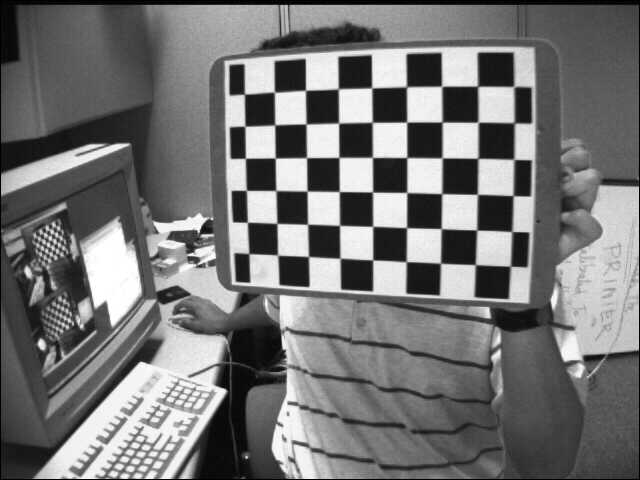
#> input picture images/calibration_images/left01.jpg, 640 x 480 px; its folder holds only this picture in this run
$ python 01.Calibration.py
#> lines starting #> are read from the running program, lines starting #| are printed output that depends on the picture; long printed decimals are rounded
import cv2
import numpy as np
import glob  # 특정 패턴의 파일 경로들을 리스트로 가져오는 도구

# --- 설정 단계 ---
# 체커보드 내부에서 가로, 세로로 만나는 지점(코너)의 개수 (가로 9개, 세로 6개)
CHECKERBOARD = (9, 6)
# 체커보드 한 칸의 실제 물리적 크기 (단위: mm)
square_size = 25.0

# 코너 위치를 픽셀 미세 단위까지 찾기 위한 반복 중지 기준 (정밀도 설정)
criteria = (cv2.TERM_CRITERIA_EPS + cv2.TERM_CRITERIA_MAX_ITER, 30, 0.001)

# --- 실제 세상의 좌표(3D) 준비 ---
# 9x6개의 코너에 대해 (x, y, z) 좌표를 담을 0으로 채워진 행렬 생성
objp = np.zeros((CHECKERBOARD[0]*CHECKERBOARD[1], 3), np.float32)
# 격자 모양의 인덱스 생성 (0,0,0), (1,0,0), (2,0,0) ... 순서
objp[:, :2] = np.mgrid[0:CHECKERBOARD[0], 0:CHECKERBOARD[1]].T.reshape(-1, 2)
# 인덱스에 실제 크기(25mm)를 곱해 실제 좌표값으로 변환
objp *= square_size

# 실제 좌표(3D)와 이미지상 좌표(2D)를 저장할 리스트
objpoints = [] # 실제 세상의 좌표 (항상 동일한 패턴)
imgpoints = [] # 이미지에서 찾은 코너 좌표 (이미지마다 다름)

# 해당 경로에서 left로 시작하는 모든 이미지를 가져옴
images = glob.glob("images/calibration_images/left*.*") # 경로/확장자 주의!

img_size = None # 이미지 크기를 저장할 변수 초기화

# -----------------------------
# 1. 체크보드 코너 검출 단계
# -----------------------------
for fname in images:
    img = cv2.imread(fname) # 이미지 읽기
#> img is the input picture: shape (480, 640, 3); min 0, max 255, mean 116.6
    if img is None: continue

    gray = cv2.cvtColor(img, cv2.COLOR_BGR2GRAY) # 연산 속도를 위해 흑백 변환

    if img_size is None:
        img_size = gray.shape[::-1] # 이미지의 가로, 세로 크기 저장 (W, H)
#> img_size = (640, 480)

    # 이미지에서 체커보드 코너 찾기 (성공 시 ret은 True)
    ret, corners = cv2.findChessboardCorners(gray, CHECKERBOARD, None)
#> ret = True; corners = 54 rows, first 8: [244.5, 94.33], [274.6, 92.24], [305.5, 90.4], [338.4, 88.84], [371.6, 87.98], [406.8, 86.92], [441.6, 86.37], [477.6, 86.38]

    if ret == True:
        objpoints.append(objp) # 실제 좌표 추가
        # 찾은 코너 위치를 서브픽셀 단위로 더 정밀하게 다듬기
        corners2 = cv2.cornerSubPix(gray, corners, (11,11), (-1,-1), criteria)
#> corners2 = 54 rows, first 8: [244.4, 94.14], [274.4, 92.21], [305.5, 90.32], [338.3, 88.79], [371.7, 87.87], [406.5, 86.71], [441.6, 86.25], [477.6, 86.22]
        imgpoints.append(corners2) # 다듬어진 이미지 좌표 추가

# -----------------------------
# 2. 카메라 파라미터 계산 (Calibration)
# -----------------------------
# objpoints와 imgpoints를 비교해 카메라의 특성(내부행렬, 왜곡계수)을 추출
ret, mtx, dist, rvecs, tvecs = cv2.calibrateCamera(objpoints, imgpoints, img_size, None, None)
#> ret = 0.161; mtx = [[811.4, 0, 306.3], [0, 768.8, 314.7], [0, 0, 1]]; dist = [[-0.656, 0.296, -0.0603, 0.0206, -0.406]]; rvecs = ([0.252, 0.427, 0.0302],); tvecs = ([-47.08, -169.8, 587.5],)

print("Camera Matrix K (초점거리, 중심점):")
print(mtx)
#| [[811.353   0.         306.305]
#|  [  0.         768.773 314.671]
#|  [  0.           0.           1.        ]]

print("\nDistortion Coefficients (왜곡 계수):")
print(dist)
#| [[-0.6556   0.2957  -0.06027  0.02059 -0.4062]]

# -----------------------------
# 3. 왜곡 보정 및 결과 보기
# -----------------------------
test_img_path = images[0] # 첫 번째 이미지를 테스트용으로 사용
img = cv2.imread(test_img_path)

# 계산된 mtx, dist를 이용해 왜곡이 없는 새로운 이미지 생성
dst = cv2.undistort(img, mtx, dist, None, mtx)
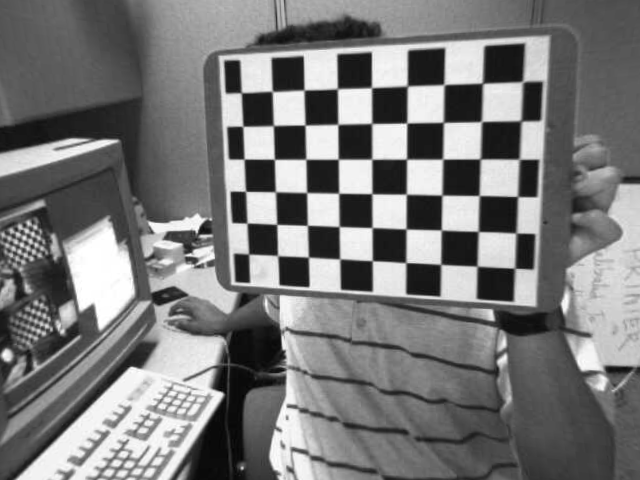
#> dst: shape (480, 640, 3); min 2, max 255, mean 120.9

# 원본과 보정본을 가로로 붙여서 비교 시각화
res = np.hstack((img, dst))
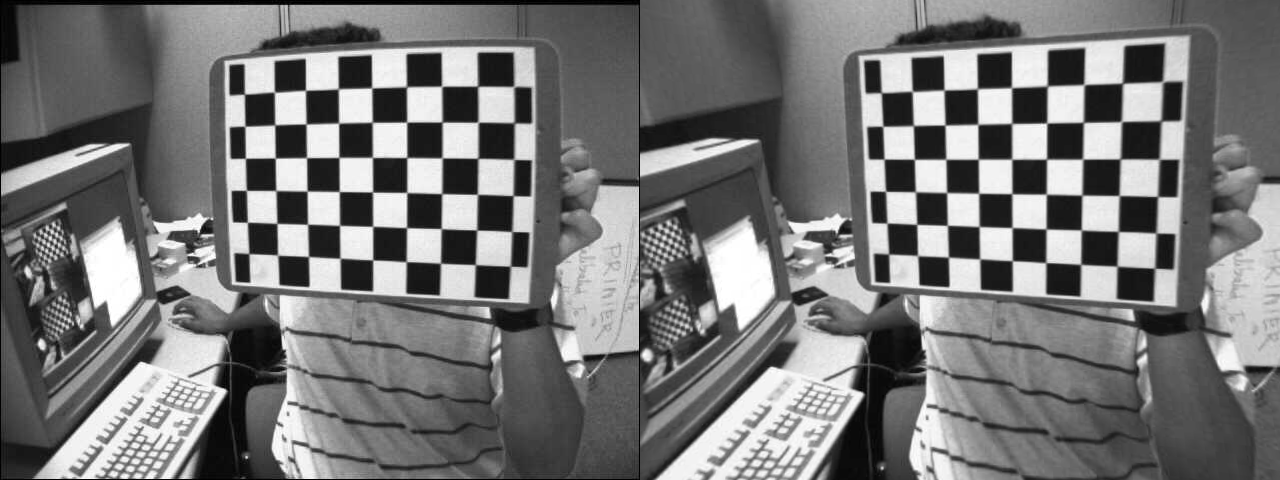
#> res: shape (480, 1280, 3); min 0, max 255, mean 118.7

cv2.imshow('Original (Left) vs Undistorted (Right)', res)
cv2.waitKey(0) # 아무 키나 누를 때까지 대기
cv2.destroyAllWindows()

$ run again, on images/calibration_images/left05.jpg
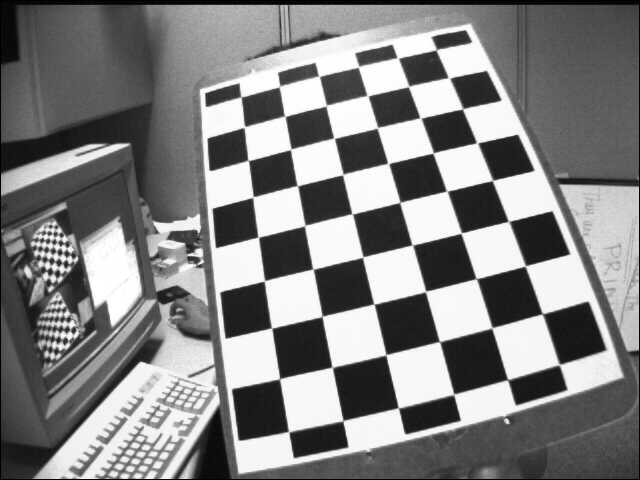
#> input picture images/calibration_images/left05.jpg, 640 x 480 px
#> img is the input picture: shape (480, 640, 3); min 0, max 255, mean 129.8
#> `ret, corners = cv2.findChessboardCorners(gray, CHECKERBOARD, None)`: ret = True; corners = 54 rows, first 8: [435.9, 50.23], [450, 78.54], [462.7, 108.8], [476.5, 142.8], [492.5, 180.5], [508.4, 221.1], [525.3, 265.9], [542.1, 313.6]
#> corners2 = 54 rows, first 8: [436.3, 49.72], [449, 77.82], [462.6, 108.7], [477.1, 142.9], [492.5, 180.4], [508.7, 221.4], [525.3, 265.9], [542.4, 313.8]
#> `ret, mtx, dist, rvecs, tvecs = cv2.calibrateCamera(objpoints, imgpoint..`: ret = 0.143; mtx = [[639.5, 0, 320.2], [0, 651.5, 193.3], [0, 0, 1]]; dist = [[-0.412, -0.0341, 0.027, 0.0148, 0.431]]; rvecs = ([-0.361, 0.527, 1.3],); tvecs = ([71.82, -88.53, 380.3],)
#| [[639.458   0.         320.195]
#|  [  0.         651.460 193.277]
#|  [  0.           0.           1.        ]]
#| [[-0.412 -0.03405  0.027  0.01479   0.431  ]]
#> `dst = cv2.undistort(img, mtx, dist, None, mtx)`:
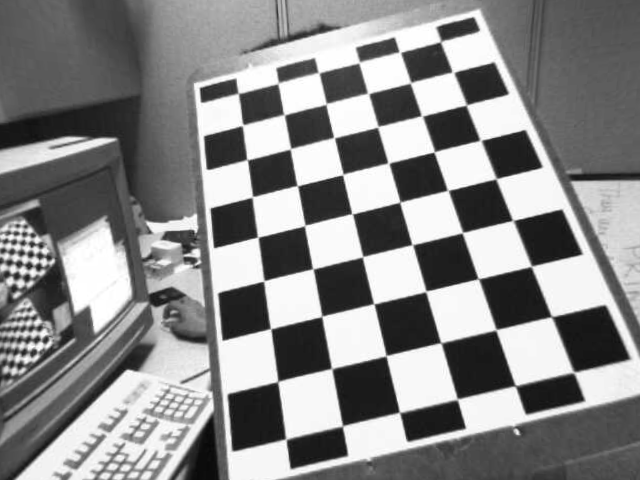
#> dst: shape (480, 640, 3); min 7, max 255, mean 136.5
#> `res = np.hstack((img, dst))`:
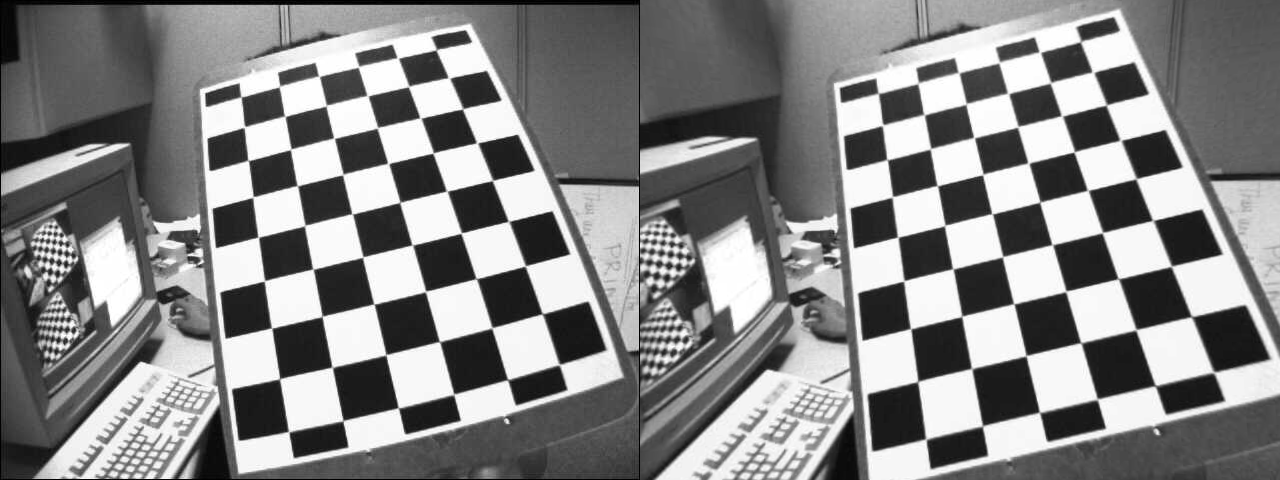
#> res: shape (480, 1280, 3); min 0, max 255, mean 133.2

$ run again, on images/calibration_images/left06.jpg
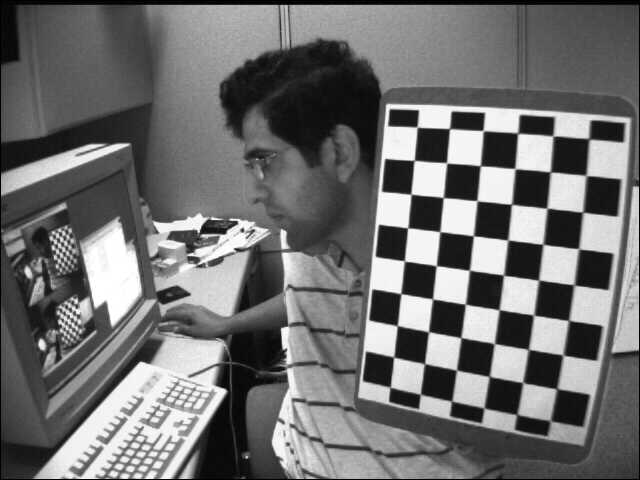
#> input picture images/calibration_images/left06.jpg, 640 x 480 px
#> img is the input picture: shape (480, 640, 3); min 0, max 255, mean 111.6
#> `ret, corners = cv2.findChessboardCorners(gray, CHECKERBOARD, None)`: ret = True; corners = 54 rows, first 8: [589.1, 139], [586.5, 175.8], [582, 212.4], [578.4, 248.2], [574.2, 284.7], [568.5, 320.2], [561.9, 355.4], [556.5, 388.5]
#> corners2 = 54 rows, first 8: [588.9, 138.7], [586.1, 175.5], [582.7, 212.2], [578.7, 248.8], [574, 284.9], [568.7, 320.6], [563, 355], [556.8, 388.8]
#> `ret, mtx, dist, rvecs, tvecs = cv2.calibrateCamera(objpoints, imgpoint..`: ret = 0.129; mtx = [[638.5, 0, 274.7], [0, 644.8, 221.8], [0, 0, 1]]; dist = [[-0.377, 0.0417, -9.77e-05, 0.0319, 0.101]]; rvecs = ([0.483, 0.397, 1.63],); tvecs = ([211.1, -56.21, 406.4],)
#| [[638.450   0.         274.706]
#|  [  0.         644.821 221.782]
#|  [  0.           0.           1.        ]]
#| [[-3.76940141e-01  4.17449793e-02 -9.76627187e-05  3.18911428e-02
#|    1.01376989e-01]]
#> `dst = cv2.undistort(img, mtx, dist, None, mtx)`:
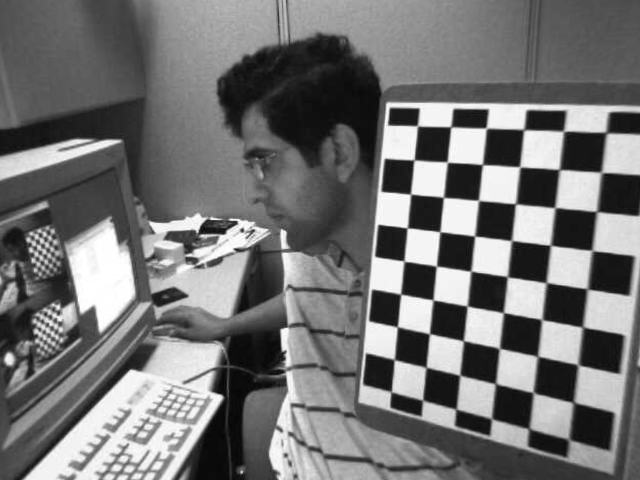
#> dst: shape (480, 640, 3); min 3, max 255, mean 115.8
#> `res = np.hstack((img, dst))`:
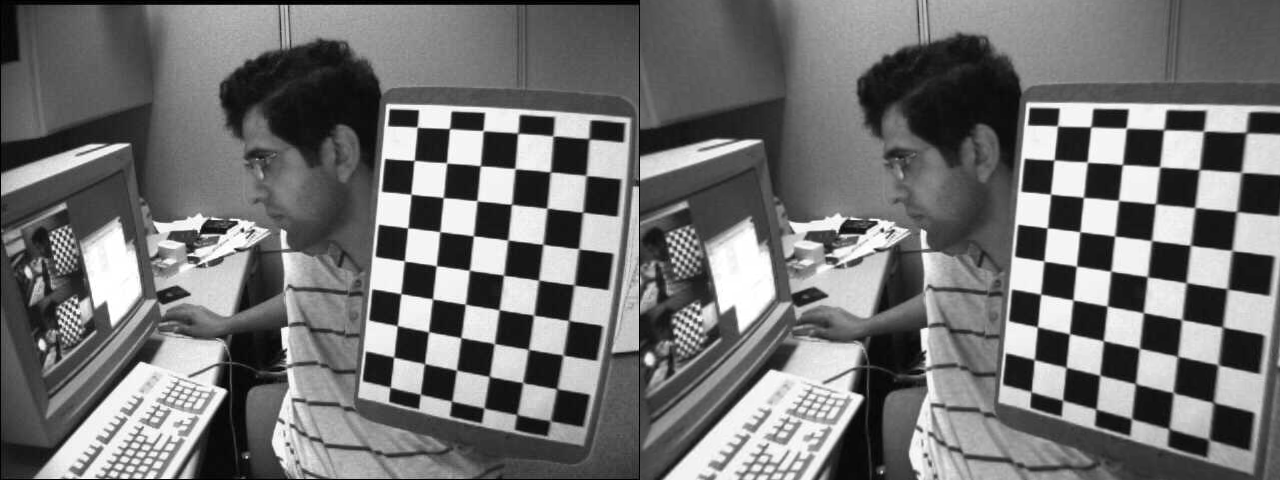
#> res: shape (480, 1280, 3); min 0, max 255, mean 113.7

$ run again, on images/calibration_images/left07.jpg
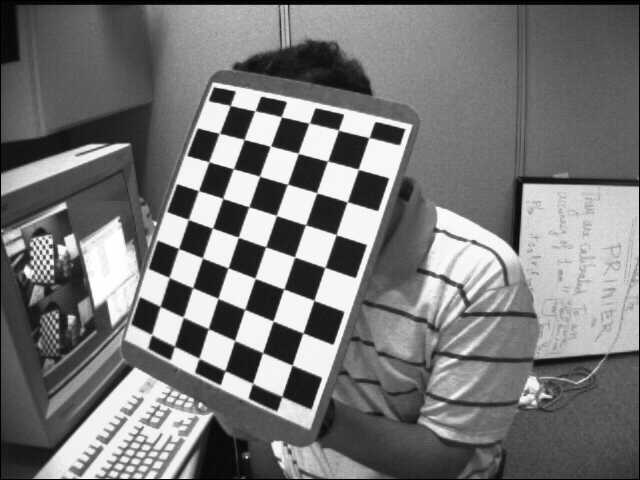
#> input picture images/calibration_images/left07.jpg, 640 x 480 px
#> img is the input picture: shape (480, 640, 3); min 0, max 255, mean 119.5
#> `ret, corners = cv2.findChessboardCorners(gray, CHECKERBOARD, None)`: ret = True; corners = 54 rows, first 8: [368.8, 137.9], [358.2, 169.3], [347.2, 202.1], [336.2, 234.5], [324.8, 267.4], [314.1, 300.2], [303.2, 333.1], [292.2, 365]
#> corners2 = 54 rows, first 8: [369, 137.6], [358.3, 169.3], [347.2, 201.9], [336.1, 234.7], [324.9, 267.4], [313.9, 300.3], [303, 332.9], [292.1, 365.2]
#> `ret, mtx, dist, rvecs, tvecs = cv2.calibrateCamera(objpoints, imgpoint..`: ret = 0.182; mtx = [[715.8, 0, 331.1], [0, 695.3, 180.1], [0, 0, 1]]; dist = [[-0.699, 2.73, 0.0316, 0.0155, -9.38]]; rvecs = ([0.198, 0.467, 1.84],); tvecs = ([27.28, -31.5, 510.6],)
#| [[715.825   0.         331.050]
#|  [  0.         695.279 180.078]
#|  [  0.           0.           1.        ]]
#| [[-0.6991  2.731   0.03155  0.01553 -9.376]]
#> `dst = cv2.undistort(img, mtx, dist, None, mtx)`:
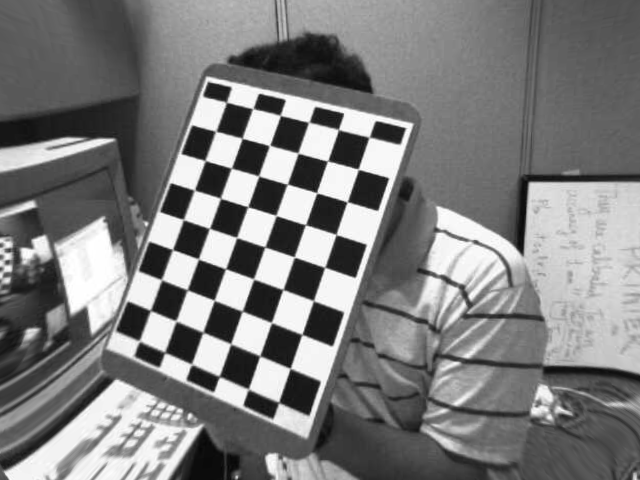
#> dst: shape (480, 640, 3); min 6, max 255, mean 125.1
#> `res = np.hstack((img, dst))`:
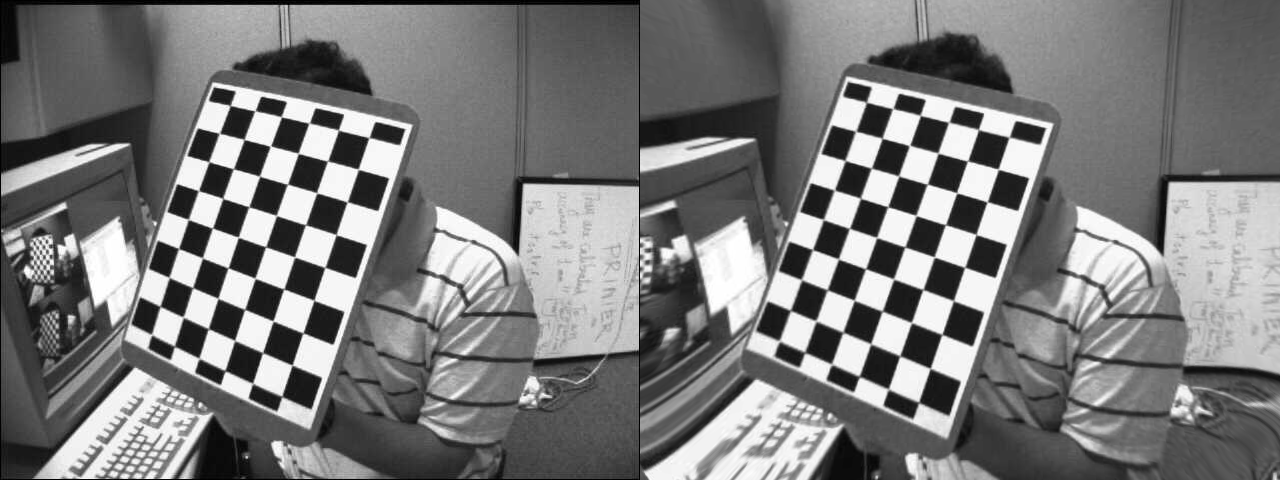
#> res: shape (480, 1280, 3); min 0, max 255, mean 122.3

$ run again, on images/calibration_images/left02.jpg
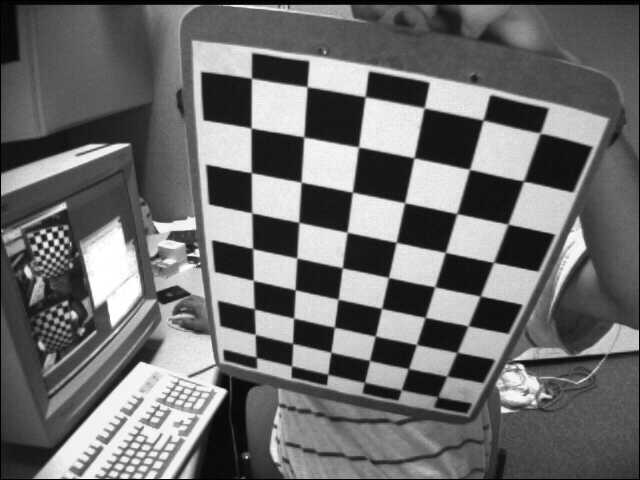
#> input picture images/calibration_images/left02.jpg, 640 x 480 px
#> img is the input picture: shape (480, 640, 3); min 0, max 255, mean 109
#> `ret, corners = cv2.findChessboardCorners(gray, CHECKERBOARD, None)`: ret = True; corners = 54 rows, first 8: [256.6, 357.4], [255.3, 334.5], [254.8, 309], [253.3, 280.1], [252.5, 248], [251.8, 212.8], [251.2, 172.5], [251.4, 128.3]
#> corners2 = 54 rows, first 8: [256.4, 362.4], [255.2, 334.4], [254.3, 308.9], [253.3, 280.4], [252.6, 248.6], [251.8, 212.8], [251.3, 172.7], [251.1, 128]
#> `ret, mtx, dist, rvecs, tvecs = cv2.calibrateCamera(objpoints, imgpoint..`: ret = 1.09; mtx = [[523, 0, 332.5], [0, 525.6, 254.4], [0, 0, 1]]; dist = [[-0.0743, -0.899, 0.0186, -0.00871, 2.25]]; rvecs = ([0.441, 0.686, -1.33],); tvecs = ([-52.06, 70.1, 352.9],)
#| [[523.025    0.         332.550]
#|  [  0.         525.582 254.369]
#|  [  0.           0.           1.        ]]
#| [[-0.07435 -0.8993  0.01859 -0.008707  2.253]]
#> `dst = cv2.undistort(img, mtx, dist, None, mtx)`:
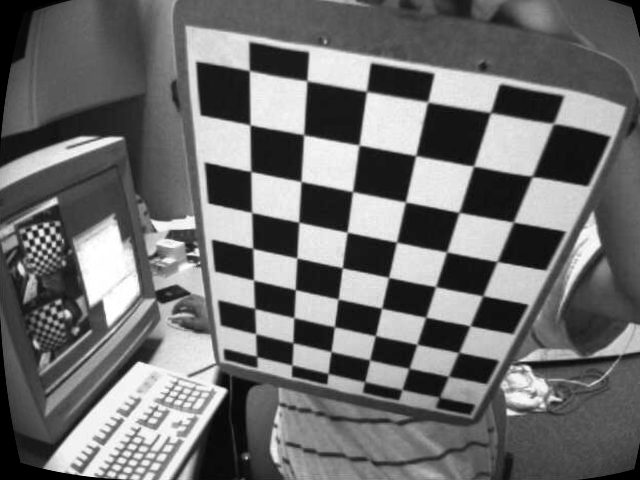
#> dst: shape (480, 640, 3); min 0, max 255, mean 110.4
#> `res = np.hstack((img, dst))`:
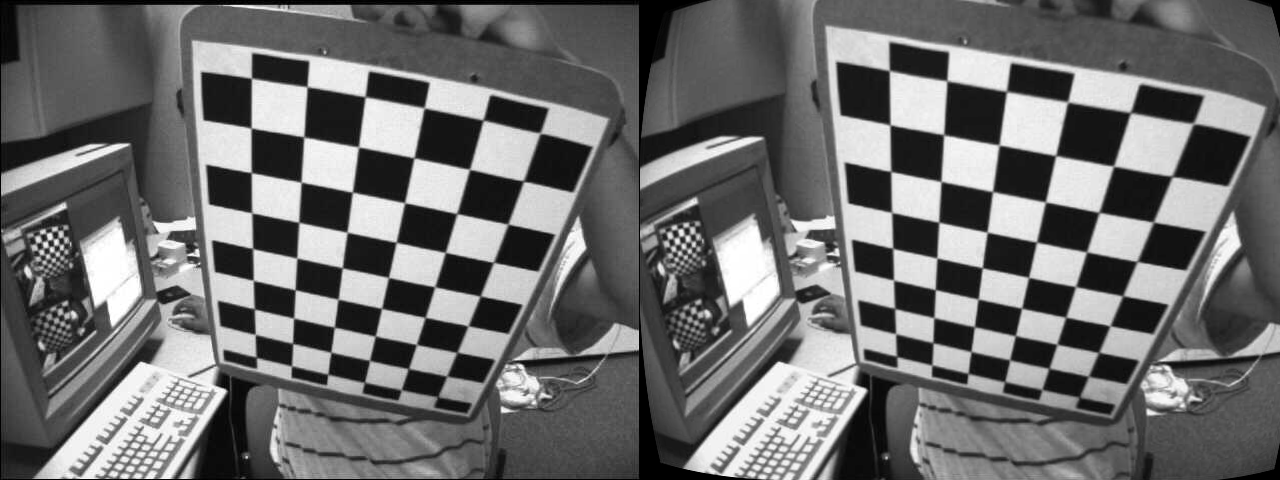
#> res: shape (480, 1280, 3); min 0, max 255, mean 109.7
